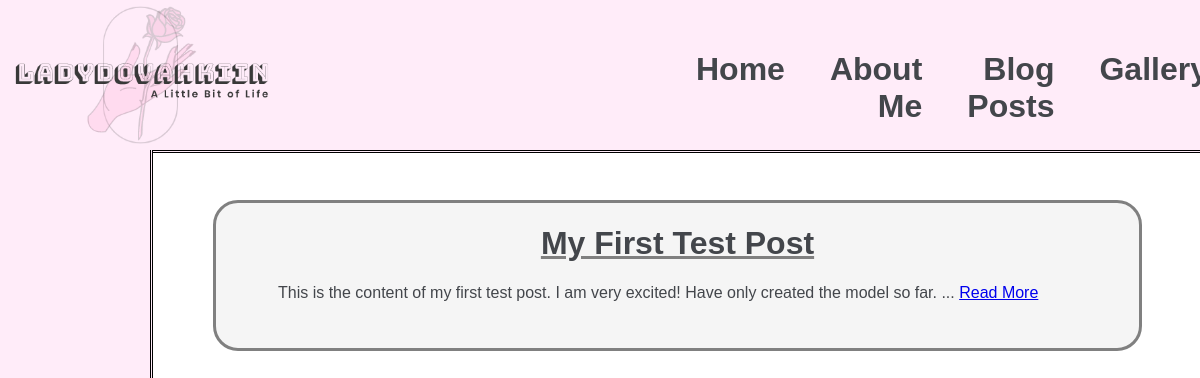
Before: / with the older database file.
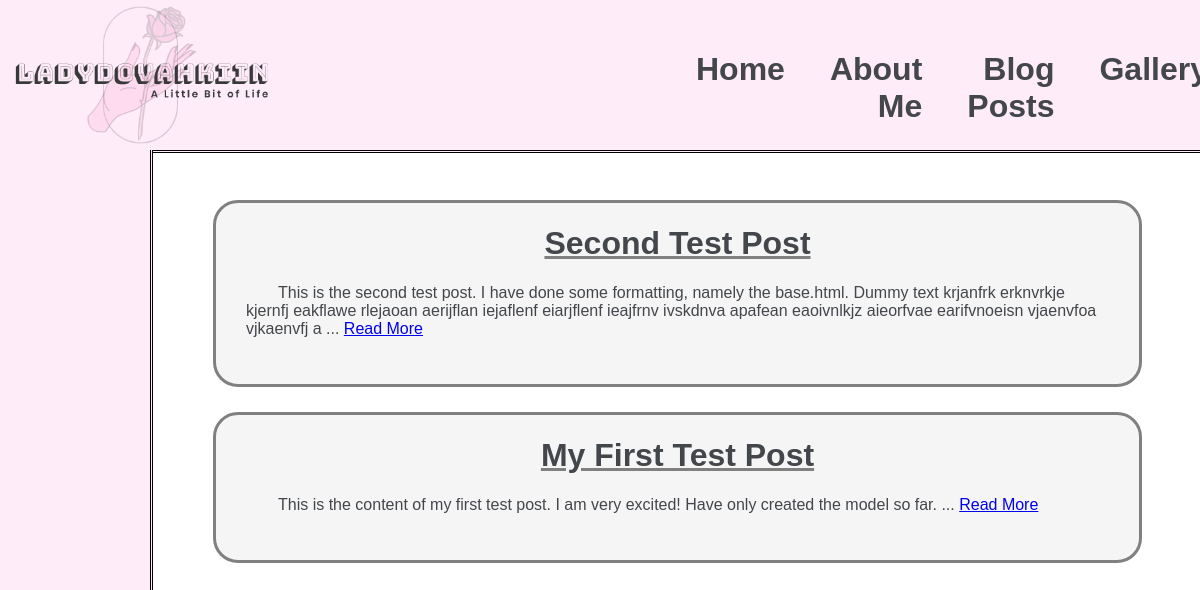
After: the same page with the newer database file.
### home/models.py (models this page shows, shortened)
class Post(models.Model):
	title = models.CharField(max_length = 200, unique = True)
	slug = models.SlugField(max_length = 200, unique = True)
	updated_on = models.DateTimeField(auto_now = True)
	content = models.TextField()
	created_on = models.DateTimeField(auto_now_add = True)
	post_status = models.IntegerField(choices = STATUS, default = 0)
	class Meta:
		ordering = ['-created_on']

### home/views.py (the view)
# urls.py: path('', views.PostList.as_view(), name = 'home'),
class PostList(generic.ListView):
	queryset = Post.objects.filter(post_status = 1).order_by('-created_on')
	template_name = 'index.html'

### home/templates/index.html
{% extends "base.html" %}
{% load static %}
{% block content %}
<div class="post-list">
	{% for post in post_list %}
	<div class="post" style="margin-bottom: 25px">
		<h1 class="post-title">{{ post.title }}</h1>
		<p>&emsp;&emsp;{{post.content|slice:":250"}} ... <a href="{% url 'post_detail' post.slug %}">Read More </a></p>
	</div>
	{% endfor %}
</div>
{% endblock content %}

### home/templates/base.html (shortened to what this page needs)
{% load static %}
<!DOCTYPE html>
<html>
	<head>
		<link rel="stylesheet" href="{% static 'home/style.css' %}">
	</head>
	<body>
		<div class="header" style="border-bottom: double;">
			<div class="row">
				<h1 class="directives" style="margin-left: 58%;">Home</h1>
				<h1 class="directives">About Me</h1>
				<h1 class="directives">Blog Posts</h1>
				<h1 class="directives">Gallery</h1>
			</div>
			<div class="sidebar" style="border-right: double;">
				<img src="{% static 'home/images/mylogo.png' %}" id="Logo" alt="logo" class="logo">
			</div>
		</div>
		<div class="content">
		{% block content %}{% endblock content %}
		</div>
	</body>
</html>

### home/static/home/style.css (style rules this page uses)
.header { height: 150px; width: 100%; position: fixed; left: 0; right: 0; top: 0; background-color: #FFECF9; }
.row { display: flex; }
.logo { height: 150px; }
.sidebar { height: 100%; width: 150px; position: fixed; left: 0; top: 0; bottom: 0; background-color: #FFECF9; }
.directives { text-align: right; padding-top: 30px; padding-right: 45px; }
.content { margin-left: 200px; margin-top: 200px; padding-right: 50px; padding-left: 5px; }
h1, h2, h3, p { font-family:Trebuchet MS, sans-serif; color: #43464B; }
.post { background-color: #F5F5F5; border: solid; border-color: gray; border-radius: 25px; padding-left: 30px; padding-right: 30px; padding-bottom: 30px; padding-top: 1px; }
.post-title { text-align: center; text-decoration: underline gray; }

Changed rows visible on the page:
added Post: title "Second Test Post", content "This is the second test post. I have done some formatting, namely the base.html. Dummy text krjanfrk erknvrkje kjernfj eakflawe rlejaoan aerijflan iejaflenf eiarjflenf ieajfrnv ivskdnva apafean eaoivnlkjz aieorfvae earifvnoeisn vjaenvfoa vjkaenvfj a"
